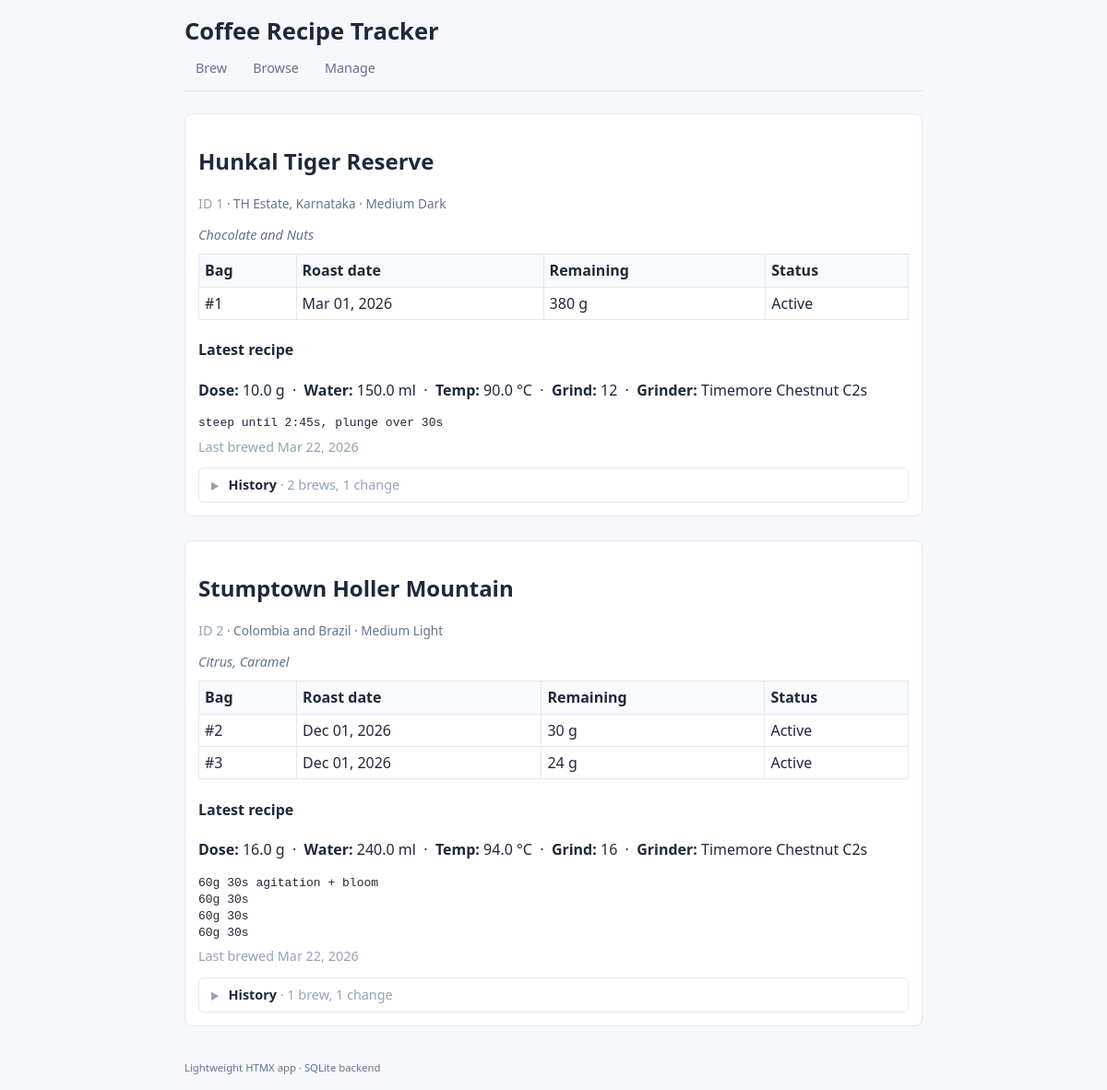
Screenshot of /browse with the database file from the repository.
### app/models.py (models this page shows)
class Bean(SQLModel, table=True):
    id: Optional[int] = Field(default=None, primary_key=True)
    name: str
    origin: Optional[str] = None
    roast_level: Optional[str] = None
    flavor_notes: Optional[str] = None
    notes: Optional[str] = None
    bags: List["BeanBag"] = Relationship(back_populates="bean")
    recipes: List["Recipe"] = Relationship(back_populates="bean")

class BeanBag(SQLModel, table=True):
    id: Optional[int] = Field(default=None, primary_key=True)
    bean_id: int = Field(foreign_key="bean.id")
    roast_date: Optional[date] = None
    purchase_date: Optional[date] = None
    initial_quantity_g: float
    low_threshold_g: float = 50.0
    is_frozen: bool = False
    frozen_date: Optional[date] = None
    thaw_date: Optional[date] = None
    notes: Optional[str] = None
    bean: Optional[Bean] = Relationship(back_populates="bags")
    brews: List["Brew"] = Relationship(back_populates="bag")

class Recipe(SQLModel, table=True):
    id: Optional[int] = Field(default=None, primary_key=True)
    bean_id: int = Field(foreign_key="bean.id")
    brewer_id: int = Field(foreign_key="brewer.id")
    grinder_id: int = Field(foreign_key="grinder.id")
    dose_g: float
    water_ml: float
    temp_c: float
    grind_size: str
    recipe_text: Optional[str] = None
    created_at: datetime = Field(default_factory=lambda: datetime.now(timezone.utc))
    previous_recipe_id: Optional[int] = Field(default=None, foreign_key="recipe.id")
    bean: Optional[Bean] = Relationship(back_populates="recipes")
    brewer: Optional[Brewer] = Relationship(back_populates="recipes")
    grinder: Optional[Grinder] = Relationship(back_populates="recipes")
    brews: List["Brew"] = Relationship(back_populates="recipe")

class Grinder(SQLModel, table=True):
    id: Optional[int] = Field(default=None, primary_key=True)
    name: str
    notes: Optional[str] = None
    recipes: List["Recipe"] = Relationship(back_populates="grinder")

### app/main.py (the view)
@app.get("/browse", response_class=HTMLResponse)
def browse(request: Request):
    with Session(db.engine) as session:
        bean_recipes = crud.get_latest_recipe_per_bean(session)
        return templates.TemplateResponse("browse.html", {
            "request": request,
            "bean_recipes": bean_recipes,
        })

### app/templates/browse.html (shortened to what this page needs)
{% extends 'base.html' %}
{% block content %}
<div class="grid">
    {% for bean, recipe, bags_with_remaining, brews, deltas in bean_recipes %}
    <section class="card">
        <h2>{{ bean.name }}</h2>
        <p class="bean-meta">
            <span class="muted">ID {{ bean.id }}</span>
            {% if bean.origin %} · {{ bean.origin }}{% endif %}
            {% if bean.roast_level %} · {{ bean.roast_level }}{% endif %}
        </p>
        {% if bean.flavor_notes %}
        <p class="bean-flavor">{{ bean.flavor_notes }}</p>
        {% endif %}
        {% if bags_with_remaining %}
        <table class="delta-table" style="margin:10px 0">
            <thead>
                <tr><th>Bag</th><th>Roast date</th><th>Remaining</th><th>Status</th></tr>
            </thead>
            <tbody>
                {% for bag, remaining in bags_with_remaining %}
                <tr class="{{ 'low-stock' if remaining <= bag.low_threshold_g else '' }}">
                    <td>#{{ bag.id }}</td>
                    <td>{{ bag.roast_date.strftime('%b %d, %Y') if bag.roast_date else '-' }}</td>
                    <td>{{ remaining|int }} g{% if remaining <= bag.low_threshold_g %} ⚠{% endif %}</td>
                    <td>{{ '❄ Frozen' if bag.is_frozen else 'Active' }}</td>
                </tr>
                {% endfor %}
            </tbody>
        </table>
        {% else %}
        <p class="muted">No bags added yet.</p>
        {% endif %}
        {% if recipe %}
        <h4>Latest recipe</h4>
        <div class="recipe-card">
            <p><strong>Dose:</strong> {{ recipe.dose_g }} g &nbsp;·&nbsp;
               <strong>Water:</strong> {{ recipe.water_ml }} ml &nbsp;·&nbsp;
               <strong>Temp:</strong> {{ recipe.temp_c }} °C &nbsp;·&nbsp;
               <strong>Grind:</strong> {{ recipe.grind_size }} &nbsp;·&nbsp;
               <strong>Grinder:</strong> {{ recipe.grinder.name }}</p>
            {% if recipe.recipe_text %}
            <pre class="recipe-text" style="margin-top:8px">{{ recipe.recipe_text }}</pre>
            {% endif %}
            <p class="muted" style="margin-top:6px">Last brewed {{ recipe.created_at.strftime('%b %d, %Y') }}</p>
        </div>
        {% else %}
        <p class="muted">No recipes yet.</p>
        {% endif %}
        {% if brews or deltas %}
        <details class="history-block">
            <summary class="history-summary">
                History
                <span class="muted" style="font-weight:normal">
                    · {{ brews|length }} brew{{ 's' if brews|length != 1 else '' }},
                      {{ deltas|length }} change{{ 's' if deltas|length != 1 else '' }}
                </span>
            </summary>
        </details>
        {% endif %}
    </section>
    {% else %}
    <section class="card">
        <p>No beans added yet. Go to <a href="/manage">Manage</a> to add some.</p>
    </section>
    {% endfor %}
</div>
{% endblock %}

### app/static/styles.css (style rules this page uses)
* { box-sizing: border-box; }
body { margin: 0; font-family: ui-sans-serif, system-ui, -apple-system, Segoe UI, sans-serif; background: #f7f8fc; color: #1e293b; line-height: 1.4; padding: 16px; }
.card { background: #fff; border: 1px solid #e2e8f0; border-radius: 8px; padding: 14px; margin-bottom: 14px; }
.grid { display: grid; gap: 12px; }
.muted { color: #94a3b8; font-size: 0.9rem; margin: 0; }
.bean-meta { color: #64748b; font-size: 0.85rem; }
.history-block { margin-top: 12px; border: 1px solid #e2e8f0; border-radius: 6px; padding: 8px 12px; }
.history-summary { cursor: pointer; font-weight: 600; font-size: 0.9rem; list-style: none; user-select: none; }
.history-summary::before { content: '▶'; font-size: 0.65rem; color: #94a3b8; margin-right: 6px; transition: transform 0.15s; }
.bean-flavor { color: #64748b; font-size: 0.9rem; font-style: italic; margin: 0 0 8px; }
.recipe-text { white-space: pre-wrap; margin: 0; }
.delta-table { width: 100%; border-collapse: collapse; margin-top: 8px; }
.delta-table th, .delta-table td { border: 1px solid #e2e8f0; padding: 6px; text-align: left; }
.delta-table th { background: #f8fafc; font-weight: 600; }
@media (min-width: 700px) { .grid { grid-template-columns: 1fr; } }

### rows the page displays
Bean: name "Hunkal Tiger Reserve", id "1", origin "TH Estate, Karnataka", roast_level "Medium Dark", flavor_notes "Chocolate and Nuts", dose_g "10.0", water_ml "150.0", temp_c "90.0", grind_size "12", grinder.name "Timemore Chestnut C2s", recipe_text "steep until 2:45s, plunge over 30s", created_at "Mar 22, 2026", brews "2", value "s", deltas "1"
BeanBag: id "1", roast_date "Mar 01, 2026", remaining "380", is_frozen "Active"
Bean: name "Stumptown Holler Mountain", id "2", origin "Colombia and Brazil", roast_level "Medium Light", flavor_notes "Citrus, Caramel", dose_g "16.0", water_ml "240.0", temp_c "94.0", grind_size "16", grinder.name "Timemore Chestnut C2s", recipe_text "60g 30s agitation + bloom 60g 30s 60g 30s 60g 30s", created_at "Mar 22, 2026", brews "1", deltas "1"
BeanBag: id "2", roast_date "Dec 01, 2026", remaining "30", is_frozen "Active"
BeanBag: id "3", roast_date "Dec 01, 2026", remaining "24", is_frozen "Active"
